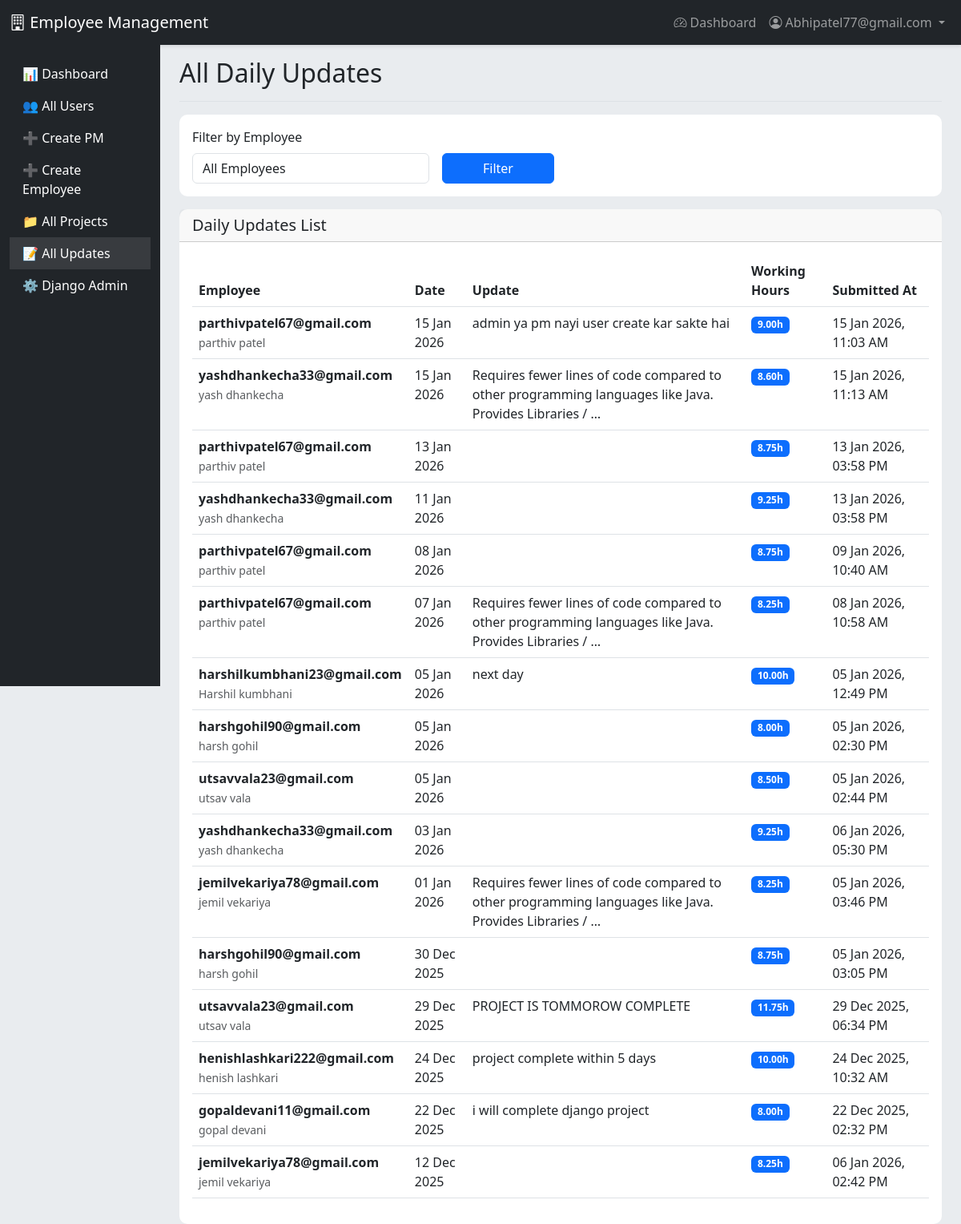
The app's page /updates/ (signed in) with its own data.
### accounts/models.py (models this page shows, shortened)
class User(AbstractUser):
    ROLE_CHOICES = (
        ('EMPLOYEE', 'Employee'),
        ('PM', 'Project Manager'),
        ('ADMIN', 'Admin'),
    )
    username = None
    email = models.EmailField(unique=True)
    role = models.CharField(max_length=10, choices=ROLE_CHOICES, default='EMPLOYEE')
    profile_image = models.ImageField(upload_to='profiles/', null=True, blank=True)
    is_verified = models.BooleanField(default=False)
    verification_token = models.CharField(max_length=100, blank=True)
    created_by = models.ForeignKey('self', on_delete=models.SET_NULL, null=True, blank=True, related_name='created_users')
    USERNAME_FIELD = 'email'
    REQUIRED_FIELDS = []
    objects = UserManager()
    class Meta:
        db_table = 'users'
        verbose_name = 'User'
        verbose_name_plural = 'Users'

class DailyUpdate(models.Model):
    employee = models.ForeignKey(User, on_delete=models.CASCADE, limit_choices_to={'role': 'EMPLOYEE'}, related_name='daily_updates')
    date = models.DateField(default=timezone.now)
    update_text = models.TextField()
    working_hours = models.DecimalField(
        max_digits=4,
        decimal_places=2,
        validators=[MinValueValidator(0)],
        help_text="Working hours for the day"
    )
    created_at = models.DateTimeField(auto_now_add=True)
    updated_at = models.DateTimeField(auto_now=True)
    class Meta:
        db_table = 'daily_updates'
        ordering = ['-date', '-created_at']
        unique_together = ['employee', 'date']
        verbose_name = 'Daily Update'
        verbose_name_plural = 'Daily Updates'

### accounts/views.py (the view)
    def wrapper(request, *args, **kwargs):
        if not request.user.is_authenticated or request.user.role != 'ADMIN':
            messages.error(request, 'Access denied. Admin only.')
            return redirect('dashboard')
        return view_func(request, *args, **kwargs)

### accounts/views.py (called while the page is built)
def admin_required(view_func):
    def wrapper(request, *args, **kwargs):
        if not request.user.is_authenticated or request.user.role != 'ADMIN':
            messages.error(request, 'Access denied. Admin only.')
            return redirect('dashboard')
        return view_func(request, *args, **kwargs)
    return wrapper

@login_required
@admin_required
def admin_updates_list(request):
    updates = DailyUpdate.objects.all().order_by('-date')
    employee_id = request.GET.get('employee')
    if employee_id:
        updates = updates.filter(employee_id=employee_id)
    context = {
        'updates': updates,
        'employees': User.objects.filter(role='EMPLOYEE'),
    }
    return render(request, 'admin_updates_list.html', context)

### accounts/templates/admin_updates_list.html (shortened to what this page needs)
{% extends 'base.html' %}
{% load static %}
{% block content %}
<div class="container-fluid">
    <div class="row">
        <nav class="col-md-2 d-md-block bg-dark sidebar vh-100 position-fixed" style="top: 56px;">
            <div class="position-sticky pt-3">
                <ul class="nav flex-column">
                    <li class="nav-item">
                        <a class="nav-link text-white" href="{% url 'dashboard' %}">
                            📊 Dashboard
                        </a>
                    </li>
                    <li class="nav-item">
                        <a class="nav-link text-white" href="{% url 'admin_users_list' %}">
                            👥 All Users
                        </a>
                    </li>
                    <li class="nav-item">
                        <a class="nav-link text-white" href="{% url 'pm_create' %}">
                            ➕ Create PM
                        </a>
                    </li>
                    <li class="nav-item">
                        <a class="nav-link text-white" href="{% url 'admin_create_employee' %}">
                            ➕ Create Employee
                        </a>
                    </li>
                    <li class="nav-item">
                        <a class="nav-link text-white" href="{% url 'admin_projects_list' %}">
                            📁 All Projects
                        </a>
                    </li>
                    <li class="nav-item">
                        <a class="nav-link text-white active" href="{% url 'admin_updates_list' %}">
                            📝 All Updates
                        </a>
                    </li>
                    <li class="nav-item">
                        <a class="nav-link text-white" href="/admin/" target="_blank">
                            ⚙️ Django Admin
                        </a>
                    </li>
                </ul>
            </div>
        </nav>
        <main class="col-md-10 ms-sm-auto px-md-4" style="margin-left: 16.66667%;">
            <div class="d-flex justify-content-between flex-wrap flex-md-nowrap align-items-center pt-3 pb-2 mb-3 border-bottom">
                <h1 class="h2">All Daily Updates</h1>
            </div>
            <div class="card mb-3">
                <div class="card-body">
                    <form method="get" class="row g-3">
                        <div class="col-md-4">
                            <label class="form-label">Filter by Employee</label>
                            <select name="employee" class="form-control">
                                <option value="">All Employees</option>
                            </select>
                        </div>
                        <div class="col-md-2">
                            <label class="form-label">&nbsp;</label>
                            <button type="submit" class="btn btn-primary w-100">Filter</button>
                        </div>
                    </form>
                </div>
            </div>
            <div class="card">
                <div class="card-header">
                    <h5 class="mb-0">Daily Updates List</h5>
                </div>
                <div class="card-body">
                    <div class="table-responsive">
                        <table class="table table-hover">
                            <thead>
                                <tr>
                                    <th>Employee</th>
                                    <th>Date</th>
                                    <th>Update</th>
                                    <th>Working Hours</th>
                                    <th>Submitted At</th>
                                </tr>
                            </thead>
                            <tbody>
                                {% for update in updates %}
                                <tr>
                                    <td>
                                        <strong>{{ update.employee.email }}</strong><br>
                                        <small class="text-muted">{{ update.employee.get_full_name|default:"-" }}</small>
                                    </td>
                                    <td>{{ update.date|date:"d M Y" }}</td>
                                    <td>{{ update.update_text|truncatewords:15 }}</td>
                                    <td><span class="badge bg-primary">{{ update.working_hours }}h</span></td>
                                    <td>{{ update.created_at|date:"d M Y, h:i A" }}</td>
                                </tr>
                                {% empty %}
                                <tr>
                                    <td colspan="5" class="text-center text-muted">
                                        No daily updates submitted yet
                                    </td>
                                </tr>
                                {% endfor %}
                            </tbody>
                        </table>
                    </div>
                </div>
            </div>
        </main>
    </div>
</div>
{% endblock %}

### accounts/templates/base.html (shortened to what this page needs)
<!DOCTYPE html>
<html lang="en">
<head>
    <link href="https://cdn.jsdelivr.net/npm/bootstrap@5.3.0/dist/css/bootstrap.min.css" rel="stylesheet">
    <link rel="stylesheet" href="https://cdn.jsdelivr.net/npm/bootstrap-icons@1.11.0/font/bootstrap-icons.css">
</head>
<body>
    <nav class="navbar navbar-expand-lg navbar-dark bg-dark">
        <div class="container-fluid">
            <a class="navbar-brand" href="{% url 'dashboard' %}">
                <i class="bi bi-building"></i> Employee Management
            </a>
            {% if user.is_authenticated %}
                <div class="collapse navbar-collapse" id="navbarNav">
                    <ul class="navbar-nav ms-auto">
                        <li class="nav-item">
                            <a class="nav-link" href="{% url 'dashboard' %}">
                                <i class="bi bi-speedometer2"></i> Dashboard
                            </a>
                        </li>
                        <li class="nav-item dropdown">
                            <a class="nav-link dropdown-toggle" href="#" id="navbarDropdown" role="button" data-bs-toggle="dropdown">
                                <i class="bi bi-person-circle"></i> {{ user.email }}
                            </a>
                        </li>
                    </ul>
                </div>
            {% endif %}
        </div>
    </nav>
    <main>
        {% block content %}{% endblock %}
    </main>
</body>
</html>

### accounts/templates/base.html (style rules this page uses)
body { background: #f8f9fa; }
.navbar { box-shadow: 0 2px 4px rgba(0,0,0,0.1); }
.card { border-radius: 10px; border: none; }

### accounts/templates/admin_updates_list.html (style rules this page uses)
body { background-color: #e9ecef !important; }
.sidebar { box-shadow: inset -1px 0 0 rgba(0, 0, 0, .1); }
.sidebar .nav-link { font-weight: 500; color: rgba(255, 255, 255, .8); }
.sidebar .nav-link.active { color: #fff; background-color: rgba(255, 255, 255, .1); }

### records on screen
User: email "Abhipatel77@gmail.com"
DailyUpdate: employee.email "parthivpatel67@gmail.com", employee.get_full_name "parthiv patel", date "15 Jan 2026", update_text "admin ya pm nayi user create kar sakte hai", working_hours "9.00", created_at "15 Jan 2026, 11:03 AM"
DailyUpdate: employee.email "yashdhankecha33@gmail.com", employee.get_full_name "yash dhankecha", date "15 Jan 2026", update_text "Requires fewer lines of code compared to other programming languages like Java. Provides Libraries / …", working_hours "8.60", created_at "15 Jan 2026, 11:13 AM"
DailyUpdate: employee.email "parthivpatel67@gmail.com", employee.get_full_name "parthiv patel", date "13 Jan 2026", working_hours "8.75", created_at "13 Jan 2026, 03:58 PM"
DailyUpdate: employee.email "yashdhankecha33@gmail.com", employee.get_full_name "yash dhankecha", date "11 Jan 2026", working_hours "9.25", created_at "13 Jan 2026, 03:58 PM"
DailyUpdate: employee.email "parthivpatel67@gmail.com", employee.get_full_name "parthiv patel", date "08 Jan 2026", working_hours "8.75", created_at "09 Jan 2026, 10:40 AM"
DailyUpdate: employee.email "parthivpatel67@gmail.com", employee.get_full_name "parthiv patel", date "07 Jan 2026", update_text "Requires fewer lines of code compared to other programming languages like Java. Provides Libraries / …", working_hours "8.25", created_at "08 Jan 2026, 10:58 AM"
DailyUpdate: employee.email "harshilkumbhani23@gmail.com", employee.get_full_name "Harshil kumbhani", date "05 Jan 2026", update_text "next day", working_hours "10.00", created_at "05 Jan 2026, 12:49 PM"
DailyUpdate: employee.email "harshgohil90@gmail.com", employee.get_full_name "harsh gohil", date "05 Jan 2026", working_hours "8.00", created_at "05 Jan 2026, 02:30 PM"
DailyUpdate: employee.email "utsavvala23@gmail.com", employee.get_full_name "utsav vala", date "05 Jan 2026", working_hours "8.50", created_at "05 Jan 2026, 02:44 PM"
DailyUpdate: employee.email "yashdhankecha33@gmail.com", employee.get_full_name "yash dhankecha", date "03 Jan 2026", working_hours "9.25", created_at "06 Jan 2026, 05:30 PM"
DailyUpdate: employee.email "jemilvekariya78@gmail.com", employee.get_full_name "jemil vekariya", date "01 Jan 2026", update_text "Requires fewer lines of code compared to other programming languages like Java. Provides Libraries / …", working_hours "8.25", created_at "05 Jan 2026, 03:46 PM"
DailyUpdate: employee.email "harshgohil90@gmail.com", employee.get_full_name "harsh gohil", date "30 Dec 2025", working_hours "8.75", created_at "05 Jan 2026, 03:05 PM"
DailyUpdate: employee.email "utsavvala23@gmail.com", employee.get_full_name "utsav vala", date "29 Dec 2025", update_text "PROJECT IS TOMMOROW COMPLETE", working_hours "11.75", created_at "29 Dec 2025, 06:34 PM"
DailyUpdate: employee.email "henishlashkari222@gmail.com", employee.get_full_name "henish lashkari", date "24 Dec 2025", update_text "project complete within 5 days", working_hours "10.00", created_at "24 Dec 2025, 10:32 AM"
DailyUpdate: employee.email "gopaldevani11@gmail.com", employee.get_full_name "gopal devani", date "22 Dec 2025", update_text "i will complete django project", working_hours "8.00", created_at "22 Dec 2025, 02:32 PM"
DailyUpdate: employee.email "jemilvekariya78@gmail.com", employee.get_full_name "jemil vekariya", date "12 Dec 2025", working_hours "8.25", created_at "06 Jan 2026, 02:42 PM"
